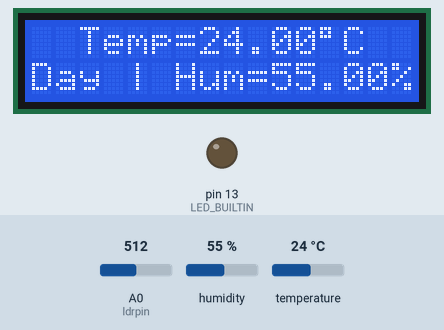
Bench run of a sketch on a simulated Arduino Uno, built with avr-gcc and run on an emulated ATmega328P. On the bench: 16×2 character LCD, output pins drawn as LEDs (lit = HIGH). The inputs (shaded band) are chosen by the test bench; at power-on: A0 (ldrpin) = 512, humidity 55 %, temperature 24 °C.

Above: at 4.7 s.
4.8 s: A0 (ldrpin) set to 216
6.3 s: A0 (ldrpin) set to 187
At 7.8 s:
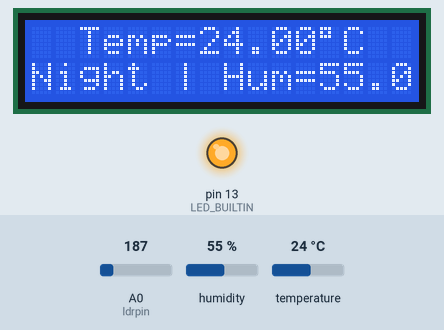
8.1 s: humidity set to 22 %
At 10.9 s:
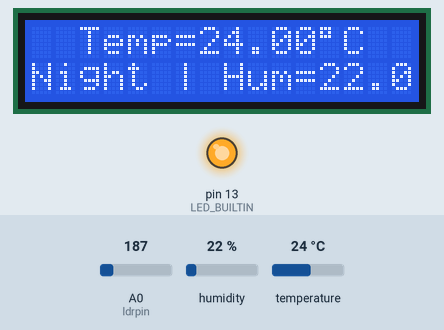
11.2 s: temperature set to 12 °C
At 12.1 s:
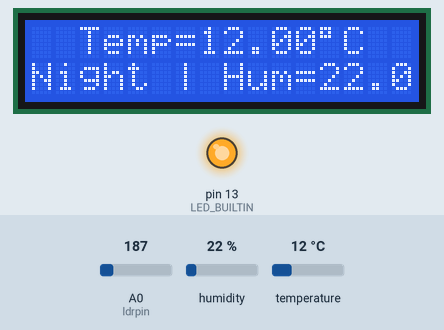
13.3 s: humidity set to 40 %
At 14.4 s:
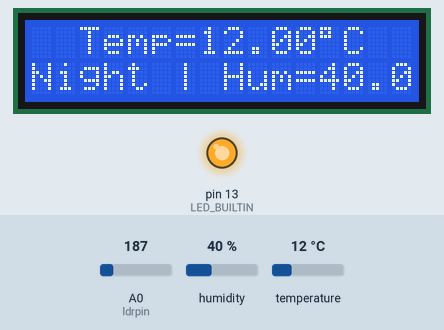
15.3 s: A0 (ldrpin) set to 210
At 16.4 s:
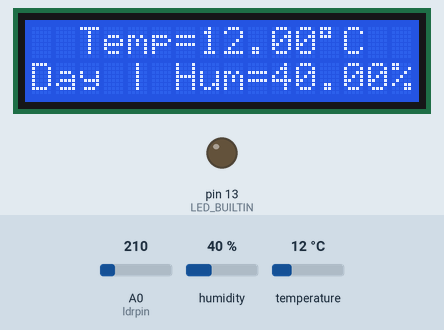
Timing chart, 0 to 17.8 s (numbered marks = the images above; inputs shaded):
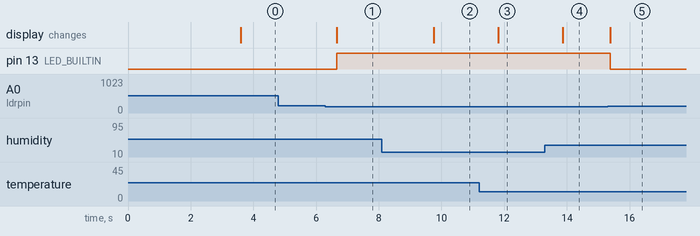

The sketch:

MINI_WEATHER_STATION.ino
```cpp
  #include<LiquidCrystal.h>
  #include<DHT.h>
  #define DHTTYPE DHT11
  int ldrpin =A0;
  int ldrval=0;
  char *light[]={"Day","Night"};
  int dhtpin=8 ;
  float temp;
  float humi;

  DHT dht(dhtpin,DHTTYPE);
  int rs=12,en=11,d4=5,d5=4,d6=3,d7=2;
  LiquidCrystal lcd(rs, en,d4,d5, d6,d7);


  void setup(){
    pinMode(LED_BUILTIN, OUTPUT);
  lcd.begin(16,2);
  dht.begin();
  lcd.print("   Welcome To");
  lcd.setCursor(0,1);
  lcd.print("Weather *Station");
  delay(3500);
  lcd.clear();
  }

  void loop() {
   ldrval= analogRead(ldrpin);
  temp=dht.readTemperature();   //to read the temperature from DHT AND TOO STORE IN VARIABLE
  humi=dht.readHumidity();    // to read the humidity dht and to store in the variable
  lcd.clear();       //Clear the lcd
  lcd.setCursor(0,0);   //set the 1 point 0
  lcd.print("  Temp=");
  lcd.print(temp);     //to print temperature value read from the DHT sensor
  lcd.print("\337C");  //to print degree C
  lcd.setCursor(0,1);    //set line 2 pont 0
  if(ldrval>200){
    lcd.print(light[0]);   //printing day
    digitalWrite(LED_BUILTIN, LOW);
  }
  else{
    lcd.print(light[1]);  //printing night
    digitalWrite(LED_BUILTIN, HIGH); // LIGHT ON
  }
  lcd.print(" | Hum=");    //printing Humidity
  lcd.print(humi);  //to print humidity value read from DHT sensor

  lcd.print("%");
  delay(500);  // delay between iterations
  }
```

Measured:
- the behaviour switches between 201 and 200 on A0 (ldrpin) (found by bisection; images 0 and 1)
- after the input at 4.8 s, every drawn part: stays the same
- after the input at 6.3 s, pin 13 (LED_BUILTIN): LOW → HIGH after 0.36 s; the display: changes after 0.37 s (image 1)
- after the input at 8.1 s, the display: changes after 1.7 s (image 2)
- after the input at 11.2 s, the display: changes after 0.61 s (image 3)
- after the input at 13.3 s, the display: changes after 0.57 s (image 4)
- after the input at 15.3 s, pin 13 (LED_BUILTIN): HIGH → LOW after 0.09 s; the display: changes after 0.09 s (image 5)
